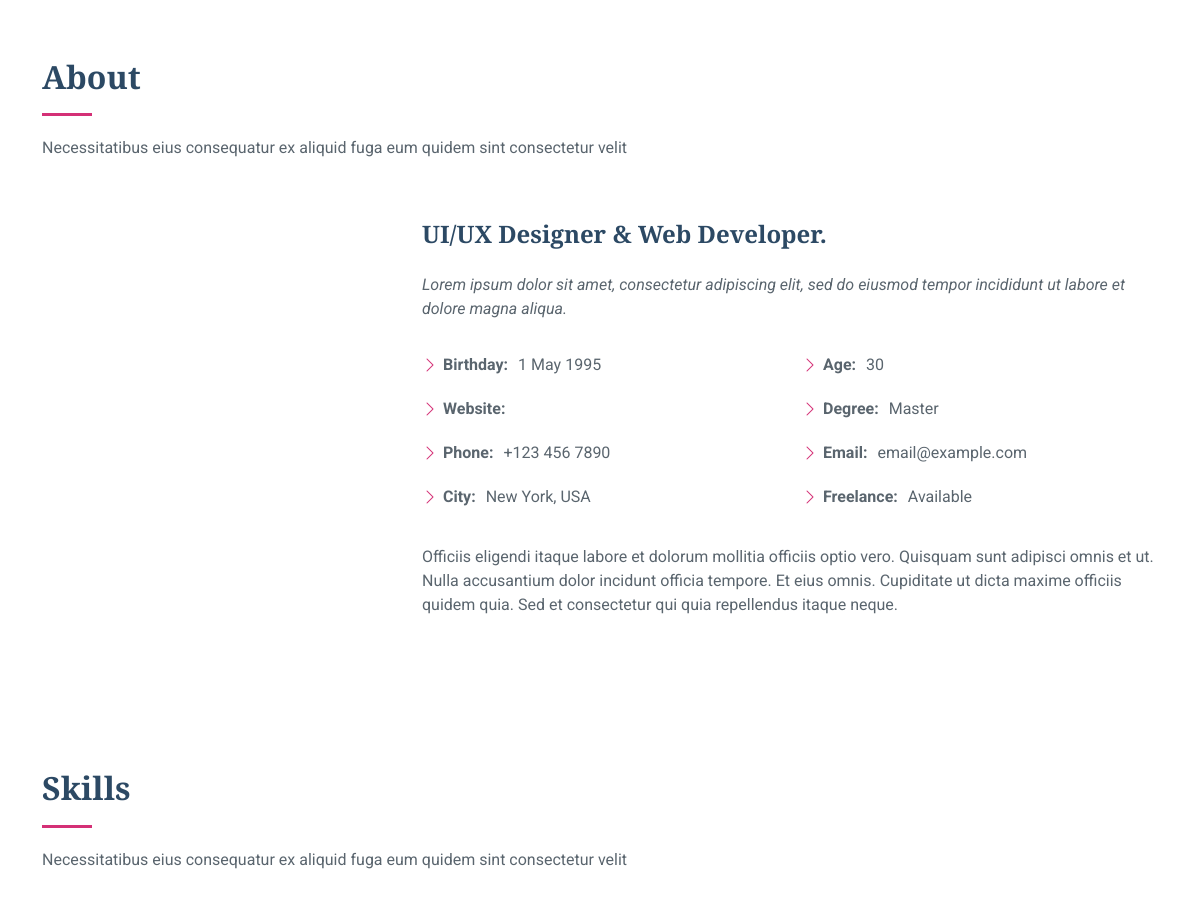
Before: / (middle part) with the older database file.
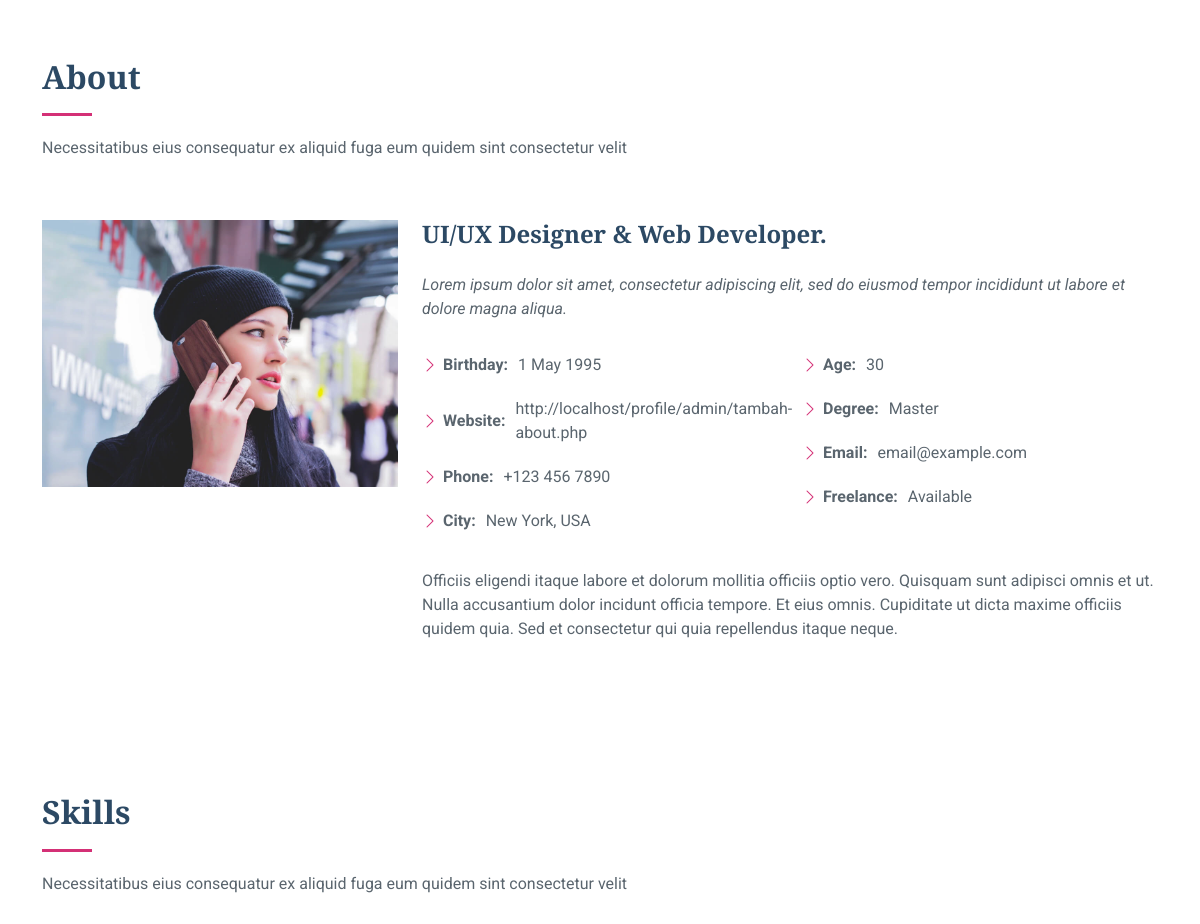
After: the same page with the newer database file.
### tables this page shows
CREATE TABLE `about` (
  `id` int(11) NOT NULL,
  `deskripsi` varchar(255) NOT NULL,
  `profesi` varchar(255) NOT NULL,
  `deskripsi_profesi` varchar(100) NOT NULL,
  `website` varchar(100) NOT NULL,
  `kota` text NOT NULL,
  `umur` int(11) NOT NULL,
  `email` varchar(1000) NOT NULL,
  `foto` varchar(255) NOT NULL,
  `date` int(11) NOT NULL,
  `craete_at` int(11) NOT NULL
);

### index.php (the view, shortened to what this page needs)
<?php
include 'admin/database/db.php';
$sqlAbout = mysqli_query($conn, "SELECT * FROM about");
$rowA = mysqli_fetch_assoc($sqlAbout);
?>
<!DOCTYPE html>
<html lang="en">
<head>
  <link href="landing_page/assets/vendor/bootstrap/css/bootstrap.min.css" rel="stylesheet">
  <link href="landing_page/assets/vendor/bootstrap-icons/bootstrap-icons.css" rel="stylesheet">
  <link href="landing_page/assets/vendor/aos/aos.css" rel="stylesheet">
  <link href="landing_page/assets/vendor/glightbox/css/glightbox.min.css" rel="stylesheet">
  <link href="landing_page/assets/vendor/swiper/swiper-bundle.min.css" rel="stylesheet">
  <link href="landing_page/assets/css/main.css" rel="stylesheet">
</head>
<body class="index-page">
  <main class="main">
    <section id="about" class="about section">
      <div class="container section-title" data-aos="fade-up">
        <h2>About</h2>
        <p>Necessitatibus eius consequatur ex aliquid fuga eum quidem sint consectetur velit</p>
      </div>
      <div class="container" data-aos="fade-up" data-aos-delay="100">
        <div class="row gy-4 justify-content-center">
          <div class="col-lg-4">
            <img src="admim/upload/<?php echo $rowA['foto'] ?>" class="img-fluid" alt="">
          </div>
          <div class="col-lg-8 content">
            <h2>UI/UX Designer &amp; Web Developer.</h2>
            <p class="fst-italic py-3">
              Lorem ipsum dolor sit amet, consectetur adipiscing elit, sed do eiusmod tempor incididunt ut labore et dolore
              magna aliqua.
            </p>
            <div class="row">
              <div class="col-lg-6">
                <ul>
                  <li><i class="bi bi-chevron-right"></i> <strong>Birthday:</strong> <span>1 May 1995</span></li>
                  <li><i class="bi bi-chevron-right"></i> <strong>Website:</strong> <span><?php echo $rowA['website'] ?></span></li>
                  <li><i class="bi bi-chevron-right"></i> <strong>Phone:</strong> <span>+123 456 7890</span></li>
                  <li><i class="bi bi-chevron-right"></i> <strong>City:</strong> <span>New York, USA</span></li>
                </ul>
              </div>
              <div class="col-lg-6">
                <ul>
                  <li><i class="bi bi-chevron-right"></i> <strong>Age:</strong> <span>30</span></li>
                  <li><i class="bi bi-chevron-right"></i> <strong>Degree:</strong> <span>Master</span></li>
                  <li><i class="bi bi-chevron-right"></i> <strong>Email:</strong> <span>email@example.com</span></li>
                  <li><i class="bi bi-chevron-right"></i> <strong>Freelance:</strong> <span>Available</span></li>
                </ul>
              </div>
            </div>
            <p class="py-3">
              Officiis eligendi itaque labore et dolorum mollitia officiis optio vero. Quisquam sunt adipisci omnis et ut. Nulla accusantium dolor incidunt officia tempore. Et eius omnis.
              Cupiditate ut dicta maxime officiis quidem quia. Sed et consectetur qui quia repellendus itaque neque.
            </p>
          </div>
        </div>
      </div>
    </section>
    <section id="skills" class="skills section">
      <div class="container section-title" data-aos="fade-up">
        <h2>Skills</h2>
        <p>Necessitatibus eius consequatur ex aliquid fuga eum quidem sint consectetur velit</p>
      </div>
    </section>
  </main>
</body>
</html>

Changed rows visible on the page:
added about: foto (picture), website "http://localhost/profile/admin/tambah-about.php"
